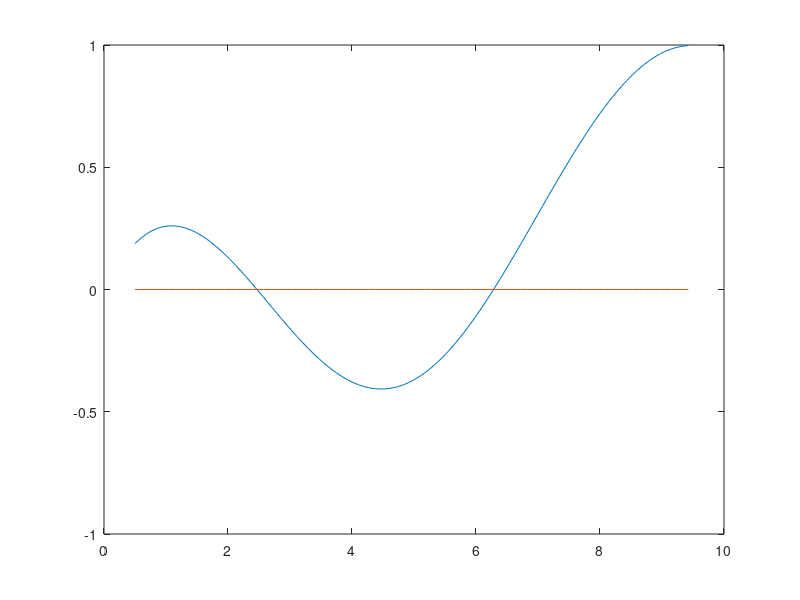

This chart was generated by the following MATLAB code:
function ej32p3

x = linspace (.5, 3*pi);
f = @(x) sin (x./2).*cos(sqrt(x));
Ox = 0*ones(size(x));

plot (x,f(x), x, Ox)

sol1 = fzero (f,[1,4]);
sol2 = fzero (f, [5,9]);

disp (['Las sols son: ', num2str(sol1), ' y: ', num2str(sol2)])
